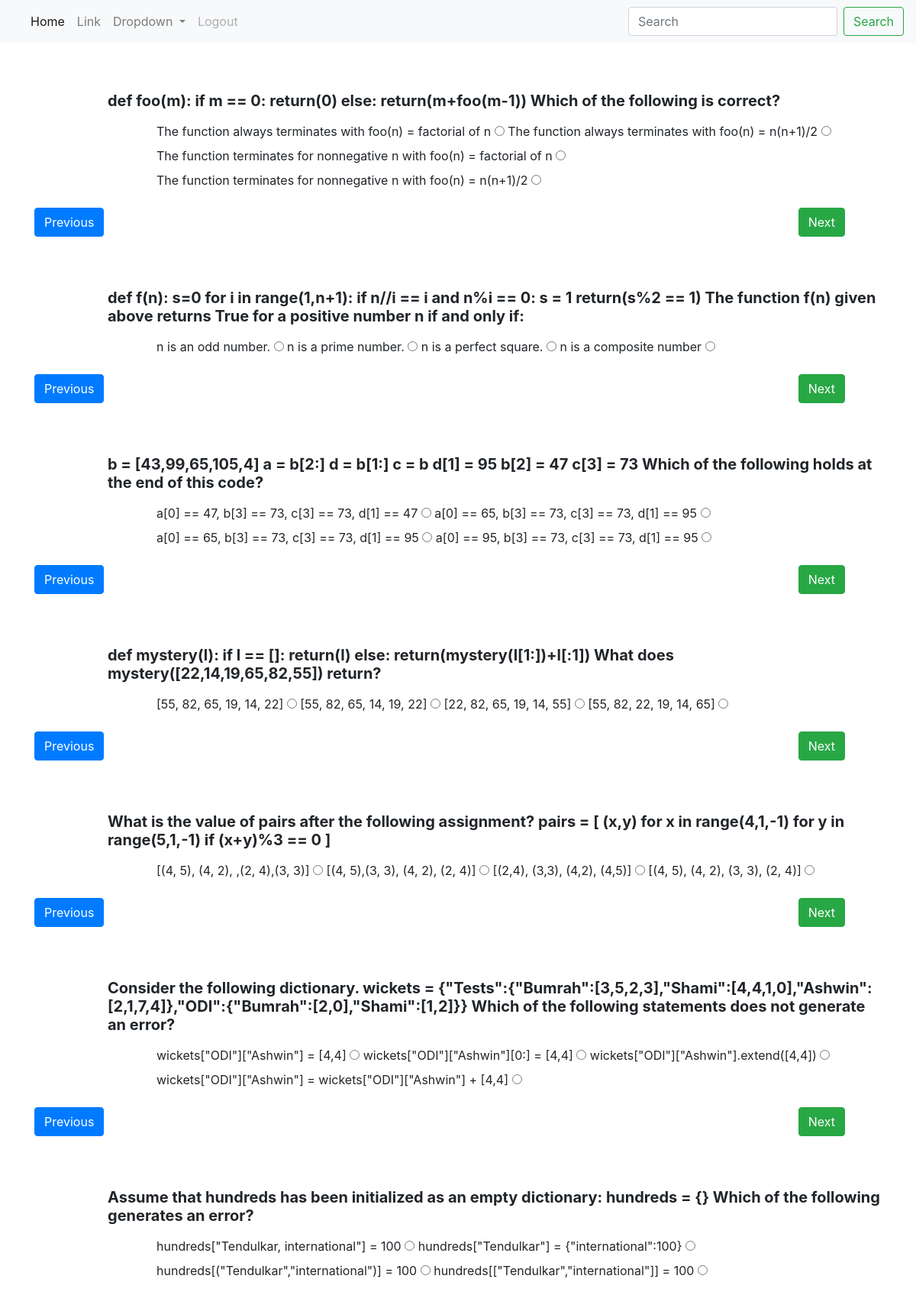
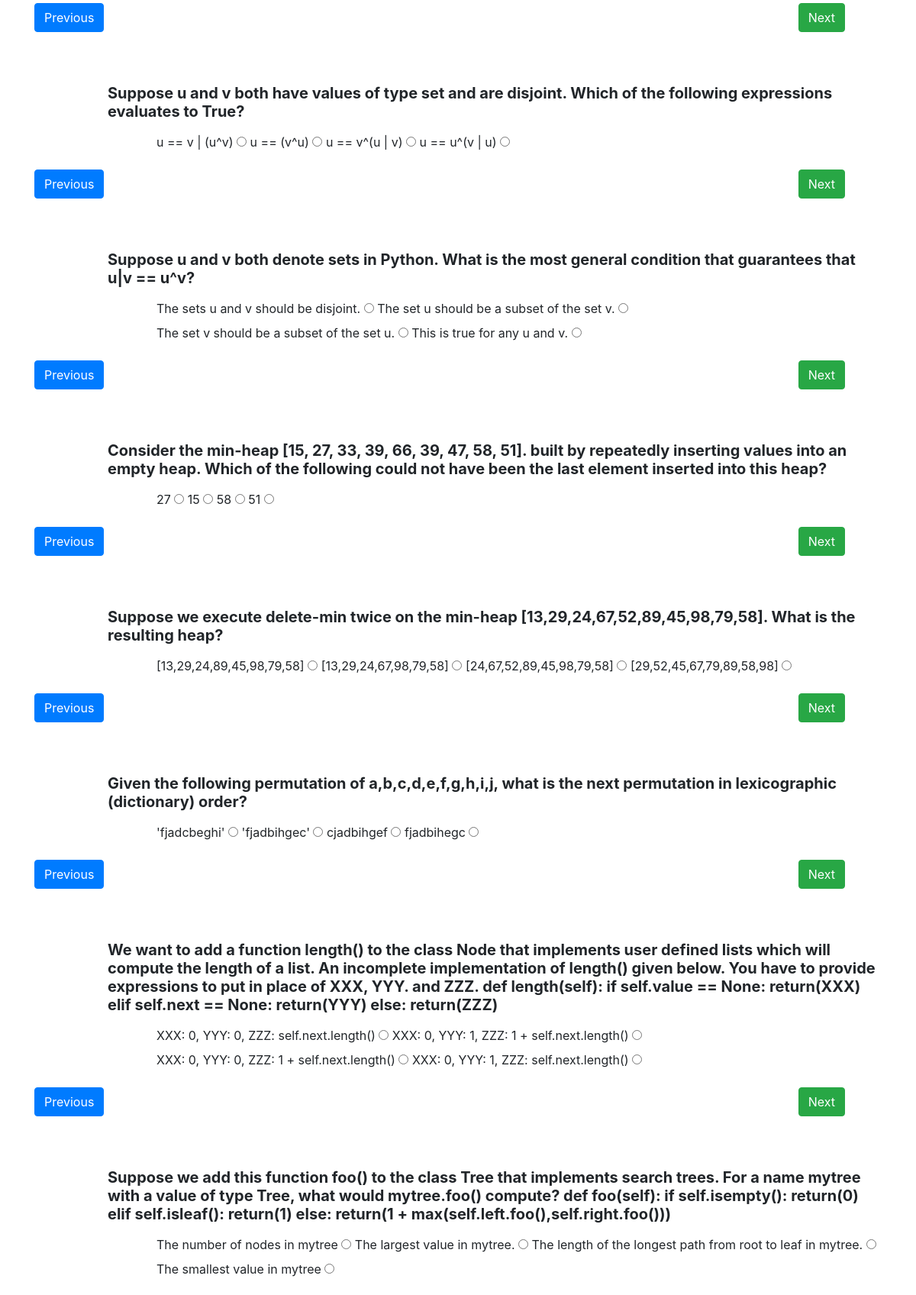
The app's page /quiz/1 (upper part) with its own data (2 pictures, top to bottom).
### Course/models.py (models this page shows)
class Quiz(models.Model):
    course = models.ForeignKey(Course, on_delete=models.CASCADE)
    question = models.TextField(null = True, blank = True)
    answer = models.TextField(null = True, blank = True)
    option1 = models.TextField(null = True, blank = True)
    option2 = models.TextField(null = True, blank = True)
    option3 = models.TextField(null = True, blank = True)
    option4 = models.TextField(null = True, blank = True)

### user_management/views.py (the view)
# urls.py: path("quiz/<int:pk>",views.QuizPage.as_view(), name="quiz"),
class QuizPage(generic.ListView):
    template_name = "quiz.html"
    model=Quiz

### user_management/templates/quiz.html (shortened to what this page needs)
{% extends 'base.html' %}
{% block content %}
{% for c in object_list %}
   <div class="container mt-sm-5 my-1">
    <div class="question ml-sm-5 pl-sm-5 pt-2">
        <div class="py-2 h5"><b>{{c.question}}</b></div>
        <div class="ml-md-3 ml-sm-3 pl-md-5 pt-sm-0 pt-3" id="options">
            <label class="options">{{c.option1}}
                <input type="radio" name="radio">
            </label>
            <label class="options">{{c.option2}}
                <input type="radio" name="radio">
            </label>
            <label class="options">{{c.option3}}
                <input type="radio" name="radio">
            </label>
            <label class="options">{{c.option4}}
                <input type="radio" name="radio">
            </label>
        </div>
    </div>
    <div class="d-flex align-items-center pt-3">
        <div id="prev">
            <button class="btn btn-primary">Previous</button>
        </div>
        <div class="ml-auto mr-sm-5">
            <button class="btn btn-success">Next</button>
        </div>
    </div>
</div>
{% endfor %}
{% endblock %}

### records on screen
Quiz: question "def foo(m): if m == 0: return(0) else: return(m+foo(m-1)) Which of the following is correct?", option1 "The function always terminates with foo(n) = factorial of n", option2 "The function always terminates with foo(n) = n(n+1)/2", option3 "The function terminates for non­negative n with foo(n) = factorial of n", option4 "The function terminates for non­negative n with foo(n) = n(n+1)/2"
Quiz: question "def f(n): s=0 for i in range(1,n+1): if n//i == i and n%i == 0: s = 1 return(s%2 == 1) The function f(n) given above returns True for a positive number n if and only if:", option1 "n is an odd number.", option2 "n is a prime number.", option3 "n is a perfect square.", option4 "n is a composite number"
Quiz: question "b = [43,99,65,105,4] a = b[2:] d = b[1:] c = b d[1] = 95 b[2] = 47 c[3] = 73 Which of the following holds at the end of this code?", option1 "a[0] == 47, b[3] == 73, c[3] == 73, d[1] == 47", option2 "a[0] == 65, b[3] == 73, c[3] == 73, d[1] == 95", option3 "a[0] == 65, b[3] == 73, c[3] == 73, d[1] == 95", option4 "a[0] == 95, b[3] == 73, c[3] == 73, d[1] == 95"
Quiz: question "def mystery(l): if l == []: return(l) else: return(mystery(l[1:])+l[:1]) What does mystery([22,14,19,65,82,55]) return?", option1 "[55, 82, 65, 19, 14, 22]", option2 "[55, 82, 65, 14, 19, 22]", option3 "[22, 82, 65, 19, 14, 55]", option4 "[55, 82, 22, 19, 14, 65]"
Quiz: question "What is the value of pairs after the following assignment? pairs = [ (x,y) for x in range(4,1,-1) for y in range(5,1,-1) if (x+y)%3 == 0 ]", option1 "[(4, 5), (4, 2), ,(2, 4),(3, 3)]", option2 "[(4, 5),(3, 3), (4, 2), (2, 4)]", option3 "[(2,4), (3,3), (4,2), (4,5)]", option4 "[(4, 5), (4, 2), (3, 3), (2, 4)]"
Quiz: question "Consider the following dictionary. wickets = {\"Tests\":{\"Bumrah\":[3,5,2,3],\"Shami\":[4,4,1,0],\"Ashwin\":[2,1,7,4]},\"ODI\":{\"Bumrah\":[2,0],\"Shami\":[1,2]}} Which of the following statements does not generate an error?", option1 "wickets[\"ODI\"][\"Ashwin\"] = [4,4]", option2 "wickets[\"ODI\"][\"Ashwin\"][0:] = [4,4]", option3 "wickets[\"ODI\"][\"Ashwin\"].extend([4,4])", option4 "wickets[\"ODI\"][\"Ashwin\"] = wickets[\"ODI\"][\"Ashwin\"] + [4,4]"
Quiz: question "Assume that hundreds has been initialized as an empty dictionary: hundreds = {} Which of the following generates an error?", option1 "hundreds[\"Tendulkar, international\"] = 100", option2 "hundreds[\"Tendulkar\"] = {\"international\":100}", option3 "hundreds[(\"Tendulkar\",\"international\")] = 100", option4 "hundreds[[\"Tendulkar\",\"international\"]] = 100"
Quiz: question "Suppose u and v both have values of type set and are disjoint. Which of the following expressions evaluates to True?", option1 "u == v | (u^v)", option2 "u == (v^u)", option3 "u == v^(u | v)", option4 "u == u^(v | u)"
Quiz: question "Suppose u and v both denote sets in Python. What is the most general condition that guarantees that u|v == u^v?", option1 "The sets u and v should be disjoint.", option2 "The set u should be a subset of the set v.", option3 "The set v should be a subset of the set u.", option4 "This is true for any u and v."
Quiz: question "Consider the min-heap [15, 27, 33, 39, 66, 39, 47, 58, 51]. built by repeatedly inserting values into an empty heap. Which of the following could not have been the last element inserted into this heap?", option1 "27", option2 "15", option3 "58", option4 "51"
Quiz: question "Suppose we execute delete-min twice on the min-heap [13,29,24,67,52,89,45,98,79,58]. What is the resulting heap?", option1 "[13,29,24,89,45,98,79,58]", option2 "[13,29,24,67,98,79,58]", option3 "[24,67,52,89,45,98,79,58]", option4 "[29,52,45,67,79,89,58,98]"
Quiz: question "Given the following permutation of a,b,c,d,e,f,g,h,i,j, what is the next permutation in lexicographic (dictionary) order?", option1 "'fjadcbeghi'", option2 "'fjadbihgec'", option3 "cjadbihgef", option4 "fjadbihegc"
Quiz: question "We want to add a function length() to the class Node that implements user defined lists which will compute the length of a list. An incomplete implementation of length() given below. You have to provide expressions to put in place of XXX, YYY. and ZZZ. def length(self): if self.value == None: return(XXX) elif self.next == None: return(YYY) else: return(ZZZ)", option1 "XXX: 0, YYY: 0, ZZZ: self.next.length()", option2 "XXX: 0, YYY: 1, ZZZ: 1 + self.next.length()", option3 "XXX: 0, YYY: 0, ZZZ: 1 + self.next.length()", option4 "XXX: 0, YYY: 1, ZZZ: self.next.length()"
Quiz: question "Suppose we add this function foo() to the class Tree that implements search trees. For a name mytree with a value of type Tree, what would mytree.foo() compute? def foo(self): if self.isempty(): return(0) elif self.isleaf(): return(1) else: return(1 + max(self.left.foo(),self.right.foo()))", option1 "The number of nodes in mytree", option2 "The largest value in mytree.", option3 "The length of the longest path from root to leaf in mytree.", option4 "The smallest value in mytree"
